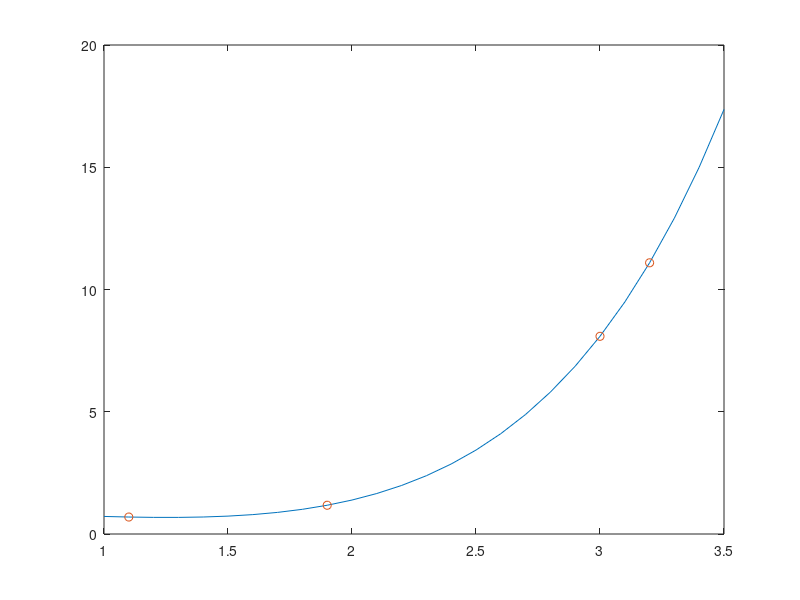

The MATLAB source for this figure: (Note: this script raises an error after producing the figure.)
## Lagrange vs funcao conhecida

xx=[1 : 0.1 : 3.5];
y=[.6942 1.1759 8.0855 11.0925];
z=[1.5 2.5 3.1];
w=[1.8 2.3 2.7 3.1];
x=[1.1 1.9 3.0 3.2];
n=size(xx,2);
m=size(z,2);
plot(xx, e.^xx - xx.^2 - xx)
hold on;
plot(x, y, 'o')
hold on;
for i = 1 : n
    v(i) = InterpolacaoLagrange(x, y, xx(i));
endfor
plot(xx, v, 'r--')